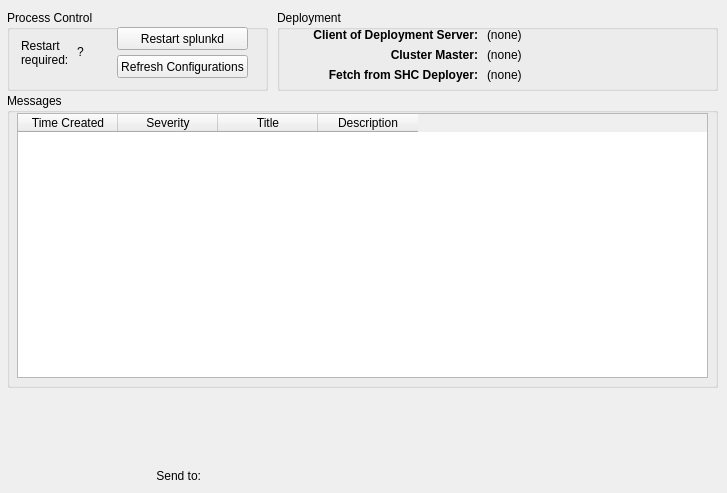
    <widget class="QWidget" name="tabGeneral">
     <attribute name="title">
      <string>General</string>
     </attribute>
     <widget class="QGroupBox" name="boxProcessControl">
      <property name="geometry">
       <rect>
        <x>7</x>
        <y>10</y>
        <width>261</width>
        <height>81</height>
       </rect>
      </property>
      <property name="title">
       <string>Process Control</string>
      </property>
      <widget class="QPushButton" name="buttonRestartSplunkd">
       <property name="geometry">
        <rect>
         <x>110</x>
         <y>17</y>
         <width>131</width>
         <height>23</height>
        </rect>
       </property>
       <property name="toolTip">
        <string>Restart the splunkd process.</string>
       </property>
       <property name="text">
        <string>Restart splunkd</string>
       </property>
      </widget>
      <widget class="QPushButton" name="buttonRefreshConfigurations">
       <property name="geometry">
        <rect>
         <x>110</x>
         <y>45</y>
         <width>131</width>
         <height>23</height>
        </rect>
       </property>
       <property name="toolTip">
        <string>Execute endpoints found with '_reload' links, similar to HTTP '/debug/refresh'. Splunk Enterprise instances only.</string>
       </property>
       <property name="text">
        <string>Refresh Configurations</string>
       </property>
      </widget>
      <widget class="QLabel" name="labelRestartRequired">
       <property name="geometry">
        <rect>
         <x>70</x>
         <y>22</y>
         <width>31</width>
         <height>41</height>
        </rect>
       </property>
       <property name="font">
        <font>
         <weight>50</weight>
         <bold>false</bold>
        </font>
       </property>
       <property name="text">
        <string>?</string>
       </property>
       <property name="alignment">
        <set>Qt::AlignLeading|Qt::AlignLeft|Qt::AlignVCenter</set>
       </property>
       <property name="textInteractionFlags">
        <set>Qt::LinksAccessibleByMouse|Qt::TextSelectableByMouse</set>
       </property>
      </widget>
      <widget class="QLabel" name="label_22">
       <property name="geometry">
        <rect>
         <x>14</x>
         <y>22</y>
         <width>51</width>
         <height>41</height>
        </rect>
       </property>
       <property name="font">
        <font>
         <weight>50</weight>
         <bold>false</bold>
        </font>
       </property>
       <property name="toolTip">
        <string>Notifies if splunkd is reporting that a restart is required.</string>
       </property>
       <property name="text">
        <string>Restart
required:</string>
       </property>
       <property name="alignment">
        <set>Qt::AlignLeading|Qt::AlignLeft|Qt::AlignVCenter</set>
       </property>
      </widget>
     </widget>
     <widget class="QLabel" name="label_8">
      <property name="geometry">
       <rect>
        <x>150</x>
        <y>468</y>
        <width>51</width>
        <height>16</height>
       </rect>
      </property>
      <property name="text">
       <string>Send to:</string>
      </property>
      <property name="alignment">
       <set>Qt::AlignRight|Qt::AlignTrailing|Qt::AlignVCenter</set>
      </property>
     </widget>
     <widget class="QGroupBox" name="boxProcessControl_2">
      <property name="geometry">
       <rect>
        <x>7</x>
        <y>93</y>
        <width>711</width>
        <height>295</height>
       </rect>
      </property>
      <property name="title">
       <string>Messages</string>
      </property>
      <widget class="QLabel" name="labelRestartRequired_2">
       <property name="geometry">
        <rect>
         <x>130</x>
         <y>25</y>
         <width>31</width>
         <height>16</height>
        </rect>
       </property>
       <property name="font">
        <font>
         <weight>50</weight>
         <bold>false</bold>
        </font>
       </property>
       <property name="text">
        <string/>
       </property>
       <property name="alignment">
        <set>Qt::AlignLeading|Qt::AlignLeft|Qt::AlignVCenter</set>
       </property>
       <property name="textInteractionFlags">
        <set>Qt::LinksAccessibleByMouse|Qt::TextSelectableByMouse</set>
       </property>
      </widget>
      <widget class="QTableWidget" name="tableMessages">
       <property name="geometry">
        <rect>
         <x>10</x>
         <y>20</y>
         <width>691</width>
         <height>265</height>
        </rect>
       </property>
       <property name="editTriggers">
        <set>QAbstractItemView::NoEditTriggers</set>
       </property>
       <property name="alternatingRowColors">
        <bool>true</bool>
       </property>
       <property name="horizontalScrollMode">
        <enum>QAbstractItemView::ScrollPerPixel</enum>
       </property>
       <property name="sortingEnabled">
        <bool>true</bool>
       </property>
       <property name="columnCount">
        <number>4</number>
       </property>
       <attribute name="verticalHeaderVisible">
        <bool>false</bool>
       </attribute>
       <attribute name="verticalHeaderDefaultSectionSize">
        <number>20</number>
       </attribute>
       <column>
        <property name="text">
         <string>Time Created</string>
        </property>
       </column>
       <column>
        <property name="text">
         <string>Severity</string>
        </property>
       </column>
       <column>
        <property name="text">
         <string>Title</string>
        </property>
       </column>
       <column>
        <property name="text">
         <string>Description</string>
        </property>
       </column>
      </widget>
     </widget>
     <widget class="QGroupBox" name="boxDeployment">
      <property name="geometry">
       <rect>
        <x>277</x>
        <y>10</y>
        <width>441</width>
        <height>81</height>
       </rect>
      </property>
      <property name="title">
       <string>Deployment</string>
      </property>
      <widget class="QLabel" name="labelDeploymentServerHeader">
       <property name="geometry">
        <rect>
         <x>20</x>
         <y>15</y>
         <width>181</width>
         <height>20</height>
        </rect>
       </property>
       <property name="font">
        <font>
         <weight>75</weight>
         <bold>true</bold>
        </font>
       </property>
       <property name="text">
        <string>Client of Deployment Server:</string>
       </property>
       <property name="alignment">
        <set>Qt::AlignRight|Qt::AlignTrailing|Qt::AlignVCenter</set>
       </property>
      </widget>
      <widget class="QLabel" name="labelDeploymentServer">
       <property name="geometry">
        <rect>
         <x>210</x>
         <y>15</y>
         <width>221</width>
         <height>20</height>
        </rect>
       </property>
       <property name="font">
        <font>
         <weight>50</weight>
         <bold>false</bold>
        </font>
       </property>
       <property name="text">
        <string>(none)</string>
       </property>
       <property name="alignment">
        <set>Qt::AlignLeading|Qt::AlignLeft|Qt::AlignVCenter</set>
       </property>
       <property name="textInteractionFlags">
        <set>Qt::LinksAccessibleByMouse|Qt::TextSelectableByMouse</set>
       </property>
      </widget>
      <widget class="QLabel" name="labelClusterMasterHeader">
       <property name="geometry">
        <rect>
         <x>10</x>
         <y>35</y>
         <width>191</width>
         <height>20</height>
        </rect>
       </property>
       <property name="font">
        <font>
         <weight>75</weight>
         <bold>true</bold>
        </font>
       </property>
       <property name="text">
        <string>Cluster Master:</string>
       </property>
       <property name="alignment">
        <set>Qt::AlignRight|Qt::AlignTrailing|Qt::AlignVCenter</set>
       </property>
      </widget>
      <widget class="QLabel" name="labelSHCDeployerHeader">
       <property name="geometry">
        <rect>
         <x>20</x>
         <y>55</y>
         <width>181</width>
         <height>20</height>
        </rect>
       </property>
       <property name="font">
        <font>
         <weight>75</weight>
         <bold>true</bold>
        </font>
       </property>
       <property name="text">
        <string>Fetch from SHC Deployer:</string>
       </property>
       <property name="alignment">
        <set>Qt::AlignRight|Qt::AlignTrailing|Qt::AlignVCenter</set>
       </property>
      </widget>
      <widget class="QLabel" name="labelClusterMaster">
       <property name="geometry">
        <rect>
         <x>210</x>
         <y>35</y>
         <width>221</width>
         <height>20</height>
        </rect>
       </property>
       <property name="font">
        <font>
         <weight>50</weight>
         <bold>false</bold>
        </font>
       </property>
       <property name="text">
        <string>(none)</string>
       </property>
       <property name="alignment">
        <set>Qt::AlignLeading|Qt::AlignLeft|Qt::AlignVCenter</set>
       </property>
       <property name="textInteractionFlags">
        <set>Qt::LinksAccessibleByMouse|Qt::TextSelectableByMouse</set>
       </property>
      </widget>
      <widget class="QLabel" name="labelSHCDeployer">
       <property name="geometry">
        <rect>
         <x>210</x>
         <y>55</y>
         <width>221</width>
         <height>20</height>
        </rect>
       </property>
       <property name="font">
        <font>
         <weight>50</weight>
         <bold>false</bold>
        </font>
       </property>
       <property name="text">
        <string>(none)</string>
       </property>
       <property name="alignment">
        <set>Qt::AlignLeading|Qt::AlignLeft|Qt::AlignVCenter</set>
       </property>
       <property name="textInteractionFlags">
        <set>Qt::LinksAccessibleByMouse|Qt::TextSelectableByMouse</set>
       </property>
      </widget>
     </widget>
    </widget>
